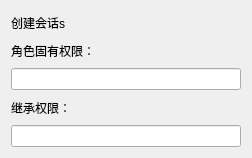
<?xml version="1.0" encoding="UTF-8"?>
<ui version="4.0">
 <class>Conversation</class>
 <widget class="QDialog" name="Conversation">
  <property name="geometry">
   <rect>
    <x>0</x>
    <y>0</y>
    <width>252</width>
    <height>158</height>
   </rect>
  </property>
  <property name="windowTitle">
   <string>Dialog</string>
  </property>
  <layout class="QVBoxLayout" name="verticalLayout">
   <item>
    <widget class="QLabel" name="label_3">
     <property name="text">
      <string>创建会话s</string>
     </property>
    </widget>
   </item>
   <item>
    <widget class="QLabel" name="label_2">
     <property name="text">
      <string>角色固有权限：</string>
     </property>
    </widget>
   </item>
   <item>
    <widget class="QLineEdit" name="lineEdit"/>
   </item>
   <item>
    <widget class="QLabel" name="label">
     <property name="text">
      <string>继承权限：</string>
     </property>
    </widget>
   </item>
   <item>
    <widget class="QLineEdit" name="lineEdit_2"/>
   </item>
  </layout>
 </widget>
 <resources/>
 <connections/>
</ui>
